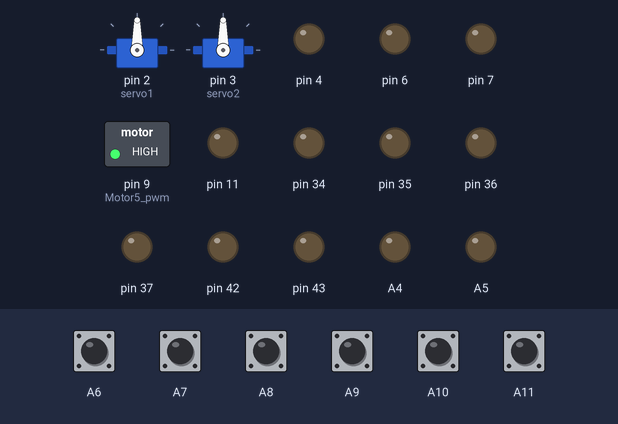
The sketch below on a simulated Arduino Mega 2560, built with avr-gcc and run on an emulated ATmega2560. On the bench: 2 × servo, switched loads named in the sketch (green lamp = pin HIGH), output pins drawn as LEDs (lit = HIGH). The inputs (shaded band) are chosen by the test bench; at power-on: A6–11 HIGH. What the sketch prints to the serial monitor is not drawn.

Above: at 0.2 s.
Timing chart, 0 to 1.7 s (numbered marks = the images above):
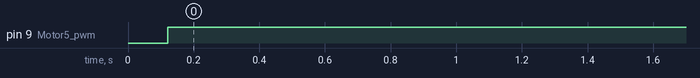

Measured:
- by itself, pin 9 (Motor5_pwm): LOW → HIGH at 0.12 s

The sketch:

mc6c_dev_2560.ino
```cpp
#include <Arduino.h>
#include "MC6C_Control.h"
#include "motor_ctrl.h"
#include <HardwareSerial.h>
#include <Servo.h>

Servo servo1,servo2;

const int cs_Rx = 1500;    //手柄偏移补偿
const int cs_Ry = 1500;
const int cs_Lx = 1000;
const int cs_Ly = 1500;

#define Ch_1   A6    //Rx (roll)
#define Ch_2   A7    //Ry (pitch)
#define Ch_3   A8    //Lx（thro）
#define Ch_4   A9    //Ly (yaw)
#define Ch_5   A10   //switch_c
#define Ch_6   A11   //预留
#define YAW_SCALE 0.5
#define Motor5_pwm 9

MC6C_Control MC6C(Ch_1,Ch_2,Ch_3,Ch_4,Ch_5,Ch_6);

/*
  M1 \    / M2


  M3 /    \ M4
*/
Motor M1(A4,A5,4), M2(43,42,6);
Motor M3(34,35,11), M4(37,36,7);

void setup()
{
  int i;
  Serial.begin(9600); //初始化串口
  MC6C.init();        //接收机
  M1.init();          //麦轮
  M2.init();
  M3.init();
  M4.init();
  servo1.attach(2);
  servo2.attach(3);              //角度舵机
  pinMode(Motor5_pwm, OUTPUT);   //电刷子
}

void loop()
{
  MC6C.Updata_CH_Buf();

  MC6C.Right_X = (MC6C.Right_X-cs_Rx);
  MC6C.Right_Y = (MC6C.Right_Y-cs_Ry);
  MC6C.Left_X = (MC6C.Left_X-cs_Lx);
  MC6C.Left_Y = (MC6C.Left_Y-cs_Ly);

  /*
  Serial.print("ch\n");
  Serial.println(MC6C.Right_X);
  Serial.println(MC6C.Right_Y);
  Serial.println(MC6C.Left_X);
  Serial.println(MC6C.Left_Y);
  //Serial.print("ch5\n");
  Serial.println(MC6C.CH5);
  delay(500);
  */

  if(MC6C.Right_X > 20 || MC6C.Right_X < -20 || MC6C.Right_Y > 20 || MC6C.Right_Y < -20 || MC6C.Left_Y > 20 || MC6C.Left_Y < -20)
  {
    if(MC6C.Right_X < -1490 && MC6C.Right_Y < -1490 && MC6C.Left_Y < -1490)  //接收机没信号的情况
    {
      M1.stop();
      M2.stop();
      M3.stop();
      M4.stop();
    }
    else
    {
      M1.run(MC6C.Right_Y * cos(0.758) + MC6C.Right_X * cos(0.758) + MC6C.Left_Y * YAW_SCALE);
      M2.run(MC6C.Right_Y * cos(0.758) - MC6C.Right_X * cos(0.758) - MC6C.Left_Y * YAW_SCALE);
      M3.run(MC6C.Right_Y * cos(0.758) - MC6C.Right_X * cos(0.758) + MC6C.Left_Y * YAW_SCALE);
      M4.run(MC6C.Right_Y * cos(0.758) + MC6C.Right_X * cos(0.758) - MC6C.Left_Y * YAW_SCALE);
    }
  }
  else  //遥控信号在中位
  {
    M1.stop();
    M2.stop();
    M3.stop();
    M4.stop();
  }

  //角度
  if(MC6C.CH5 < 1100)
  {
    servo2.write(90);
    analogWrite(Motor5_pwm,255);
  }
  else if(MC6C.CH5 > 1800)
  {
    servo2.write(180);
    analogWrite(Motor5_pwm,0);
  }

  //上下
  if(MC6C.Left_X > 10)
  {
    //Serial.print("down\n");
    //Serial.print("ch3\n");
    //Serial.println(MC6C.Left_X);
    //int down_dr = MC6C.Left_X*0.04;
    //Serial.println(down_dr);
    servo1.write(90-(MC6C.Left_X*0.053));
  }
  else
  {
    //Serial.print("up\n");
    servo1.write(90);
  }
}
```

MC6C_Control.h
```cpp
#ifndef _MC6C_CONTROL_H_
#define _MC6C_CONTROL_H_

class MC6C_Control {
public:
	int CH_Rx;
	int CH_Ry;
	int CH_Lx;
	int CH_Ly;
	int CH_5;
	int CH_6;

	MC6C_Control(int CH_Rx, int CH_Ry, int CH_Lx, int CH_Ly, int CH_5, int CH_6)
	{
		this->CH_Rx = CH_Rx;
		this->CH_Ry = CH_Ry;
		this->CH_Lx = CH_Lx;
		this->CH_Ly = CH_Ly;
		this->CH_5 = CH_5;
		this->CH_6 = CH_6;
	}

	MC6C_Control(int CH_Rx, int CH_Ry, int CH_Lx, int CH_Ly)
	{
		this->CH_Rx = CH_Rx;
		this->CH_Ry = CH_Ry;
		this->CH_Lx = CH_Lx;
		this->CH_Ly = CH_Ly;
	}

	void init(void);
	void Updata_CH_Buf(void);

	int Right_X;
	int Right_Y;
	int Left_X;
	int Left_Y;
	int CH5;
	int CH6;
};

void MC6C_Control::init(void)
{
	pinMode(CH_Rx, INPUT_PULLUP);
	pinMode(CH_Ry, INPUT_PULLUP);
	pinMode(CH_Lx, INPUT_PULLUP);
	pinMode(CH_Ly, INPUT_PULLUP);
	pinMode(CH_5, INPUT_PULLUP);
	pinMode(CH_6, INPUT_PULLUP);
  Serial.println("MC6C init OK!");
}

void MC6C_Control::Updata_CH_Buf()
{
	Right_X = pulseIn(CH_Rx, HIGH, 20000);
	Right_Y = pulseIn(CH_Ry, HIGH, 20000);
	Left_X = pulseIn(CH_Lx, HIGH, 20000);
	Left_Y = pulseIn(CH_Ly, HIGH, 20000);
	CH5 = pulseIn(CH_5, HIGH, 20000);
	CH6 = pulseIn(CH_6, HIGH, 20000);
}

#endif
```

motor_ctrl.h
```cpp
#ifndef _MOTOR_CTRL_H_
#define _MOTOR_CTRL_H_

class Motor {
public:
  int Motor_A_Pin;
  int Motor_B_Pin;
  int Motor_PWM_Pin;
  Motor(int Motor_A, int Motor_B, int Motor_PWM)    //Encoder Motor pin
  {
    Motor_A_Pin = Motor_A;
    Motor_B_Pin = Motor_B;
    Motor_PWM_Pin = Motor_PWM;
  }

  void init(void);
  void run(int speed);
  void stop(void);
};

void Motor::init(void)
{
  pinMode(Motor_A_Pin, OUTPUT);
  pinMode(Motor_B_Pin, OUTPUT);
  pinMode(Motor_PWM_Pin, OUTPUT);
}

void Motor::stop()
{
   digitalWrite(Motor_A_Pin,LOW);
   digitalWrite(Motor_B_Pin,LOW);
   analogWrite(Motor_PWM_Pin,0);
}

void Motor::run(int speed)
{
    if(speed > 0)
    {
        digitalWrite(Motor_A_Pin,HIGH);
        digitalWrite(Motor_B_Pin,LOW);
        if(speed > 250)speed = 250;
        analogWrite(Motor_PWM_Pin,speed);
    }
   else
   {
        digitalWrite(Motor_A_Pin,LOW);
        digitalWrite(Motor_B_Pin,HIGH);
        if(speed < -250)speed = -250;
        analogWrite(Motor_PWM_Pin,speed * (-1));
    }
}

#endif
```
